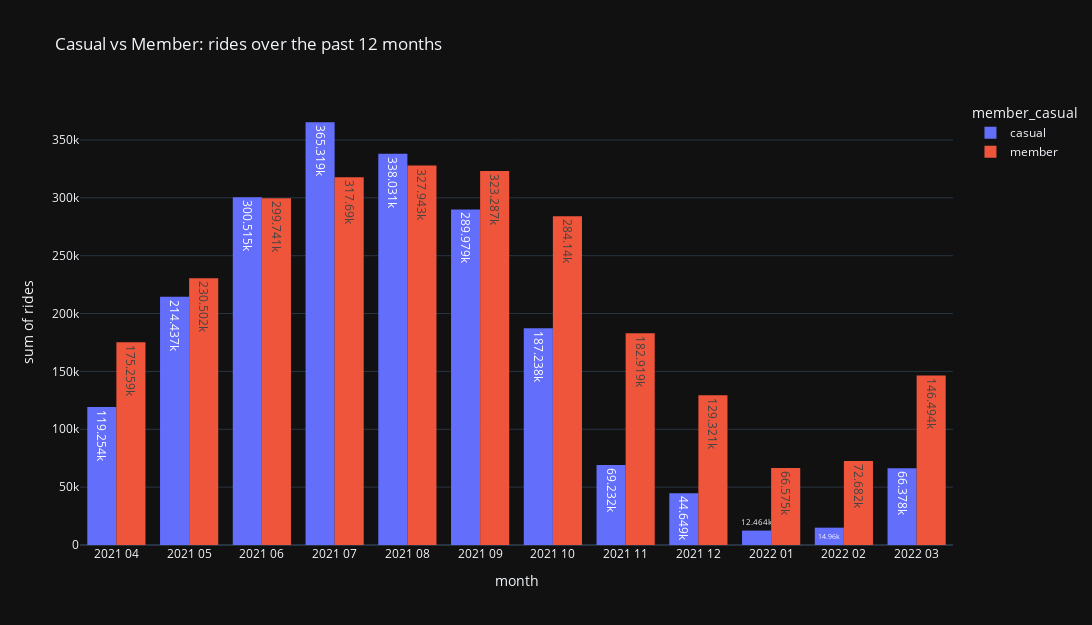
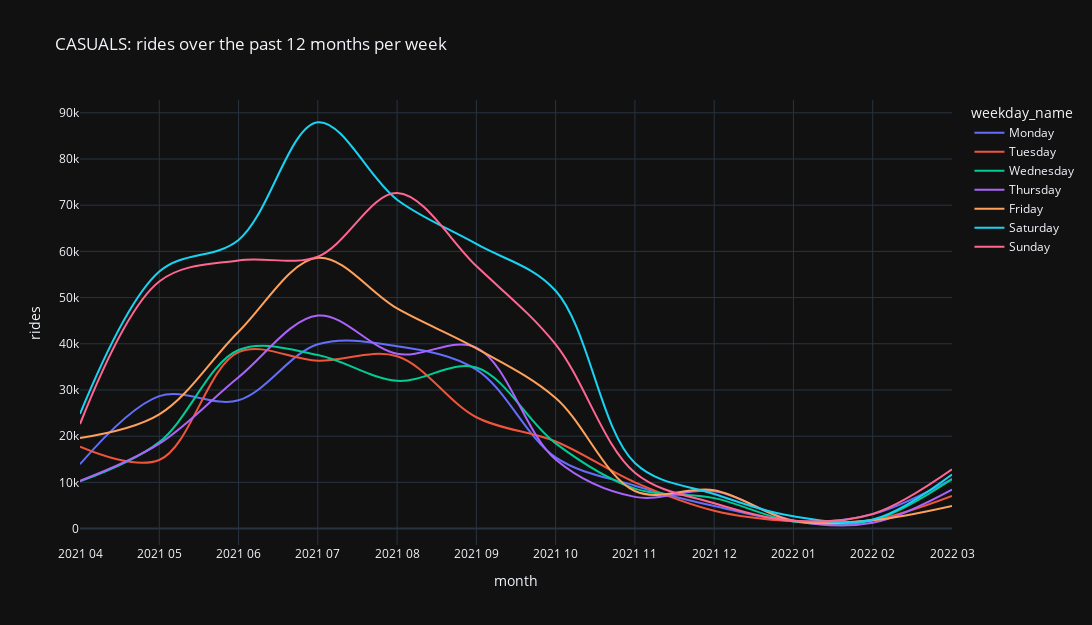

Source (notebook cell) for these figures, in order:
### Code cell
plt_ride_time1.show(), plt_ride_time2.show(), plt_ride_time3.show()

### Figure 1 — Plotly figure (JSON) as saved in the notebook; plotly's stock layout.template omitted (floating-point values rounded to 4 significant figures)
{"data": [{"alignmentgroup": "True", "bingroup": "x", "histfunc": "sum", "hovertemplate": "member_casual=casual<br>month=%{x}<br>sum of rides=%{y}<extra></extra>", "legendgroup": "casual", "marker": {"color": "#636efa", "pattern": {"shape": ""}}, "name": "casual", "offsetgroup": "casual", "orientation": "v", "showlegend": true, "texttemplate": "%{value}", "type": "histogram", "x": ["2021 04", "2021 04", "2021 04", "2021 04", "2021 04", "2021 04", "2021 04", "2021 05", "2021 05", "2021 05", "2021 05", "2021 05", "2021 05", "2021 05", "2021 06", "2021 06", "2021 06", "2021 06", "2021 06", "2021 06", "2021 06", "2021 07", "2021 07", "2021 07", "2021 07", "2021 07", "2021 07", "2021 07", "2021 08", "2021 08", "2021 08", "2021 08", "2021 08", "2021 08", "2021 08", "2021 09", "2021 09", "2021 09", "2021 09", "2021 09", "2021 09", "2021 09", "2021 10", "2021 10", "2021 10", "2021 10", "2021 10", "2021 10", "2021 10", "2021 11", "2021 11", "2021 11", "2021 11", "2021 11", "2021 11", "2021 11", "2021 12", "2021 12", "2021 12", "2021 12", "2021 12", "2021 12", "2021 12", "2022 01", "2022 01", "2022 01", "2022 01", "2022 01", "2022 01", "2022 01", "2022 02", "2022 02", "2022 02", "2022 02", "2022 02", "2022 02", "2022 02", "2022 03", "2022 03", "2022 03", "2022 03", "2022 03", "2022 03", "2022 03"], "xaxis": "x", "y": [13932, 17723, 10240, 10334, 19590, 24802, 22633, 28666, 14848, 18718, 18379, 24699, 55628, 53499, 27772, 38178, 38658, 32765, 42611, 62481, 58050, 39894, 36326, 37559, 46103, 58606, 87956, 58875, 39473, 37289, 31989, 37826, 47640, 71186, 72628, 34412, 24095, 34866, 39184, 39000, 61604, 56818, 15409, 18852, 18430, 14940, 28274, 51479, 39854, 9284, 10006, 8644, 6858, 8125, 14214, 12101, 4882, 3871, 6587, 8058, 8281, 7486, 5484, 1596, 1577, 1553, 1724, 1682, 2654, 1678, 3130, 1862, 1785, 1258, 1812, 1969, 3144, 10719, 7062, 10726, 8446, 4895, 11718, 12812], "yaxis": "y"}, {"alignmentgroup": "True", "bingroup": "x", "histfunc": "sum", "hovertemplate": "member_casual=member<br>month=%{x}<br>sum of rides=%{y}<extra></extra>", "legendgroup": "member", "marker": {"color": "#EF553B", "pattern": {"shape": ""}}, "name": "member", "offsetgroup": "member", "orientation": "v", "showlegend": true, "texttemplate": "%{value}", "type": "histogram", "x": ["2021 04", "2021 04", "2021 04", "2021 04", "2021 04", "2021 04", "2021 04", "2021 05", "2021 05", "2021 05", "2021 05", "2021 05", "2021 05", "2021 05", "2021 06", "2021 06", "2021 06", "2021 06", "2021 06", "2021 06", "2021 06", "2021 07", "2021 07", "2021 07", "2021 07", "2021 07", "2021 07", "2021 07", "2021 08", "2021 08", "2021 08", "2021 08", "2021 08", "2021 08", "2021 08", "2021 09", "2021 09", "2021 09", "2021 09", "2021 09", "2021 09", "2021 09", "2021 10", "2021 10", "2021 10", "2021 10", "2021 10", "2021 10", "2021 10", "2021 11", "2021 11", "2021 11", "2021 11", "2021 11", "2021 11", "2021 11", "2021 12", "2021 12", "2021 12", "2021 12", "2021 12", "2021 12", "2021 12", "2022 01", "2022 01", "2022 01", "2022 01", "2022 01", "2022 01", "2022 01", "2022 02", "2022 02", "2022 02", "2022 02", "2022 02", "2022 02", "2022 02", "2022 03", "2022 03", "2022 03", "2022 03", "2022 03", "2022 03", "2022 03"], "xaxis": "x", "y": [24318, 27934, 22250, 24291, 31177, 23202, 22087, 35011, 28277, 33223, 30081, 29638, 38978, 35294, 36848, 51668, 54733, 41317, 39604, 38107, 37464, 39086, 44044, 45180, 54155, 53091, 49356, 32778, 50341, 53567, 43999, 46125, 44052, 42867, 46992, 40426, 43059, 58702, 59252, 43090, 40747, 38011, 31853, 44572, 44221, 35124, 45010, 47160, 36200, 33041, 37794, 28922, 22256, 21236, 20815, 18855, 16830, 16560, 25061, 25637, 21077, 13322, 10834, 10345, 10752, 10309, 11171, 8959, 8253, 6786, 14500, 12860, 11234, 9111, 9030, 7266, 8681, 22390, 26232, 27819, 24214, 15040, 14519, 16280], "yaxis": "y"}], "layout": {"barmode": "group", "height": 625, "legend": {"title": {"text": "member_casual"}, "tracegroupgap": 0}, "title": {"text": "Casual vs Member: rides over the past 12 months"}, "width": 1500, "xaxis": {"anchor": "y", "autorange": true, "domain": [0, 1], "range": [-0.5, 11.5], "title": {"text": "month"}, "type": "category"}, "yaxis": {"anchor": "x", "autorange": true, "domain": [0, 1], "range": [0, 384500.0], "title": {"text": "sum of rides"}, "type": "linear"}}}

### Figure 2 — Plotly figure (JSON) as saved in the notebook; plotly's stock layout.template omitted (floating-point values rounded to 4 significant figures)
{"data": [{"hovertemplate": "weekday_name=Monday<br>month=%{x}<br>rides=%{y}<extra></extra>", "legendgroup": "Monday", "line": {"color": "#636efa", "dash": "solid", "shape": "spline"}, "marker": {"symbol": "circle"}, "mode": "lines", "name": "Monday", "orientation": "v", "showlegend": true, "type": "scatter", "x": ["2021 04", "2021 05", "2021 06", "2021 07", "2021 08", "2021 09", "2021 10", "2021 11", "2021 12", "2022 01", "2022 02", "2022 03"], "xaxis": "x", "y": [13932, 28666, 27772, 39894, 39473, 34412, 15409, 9284, 4882, 1596, 3130, 10719], "yaxis": "y"}, {"hovertemplate": "weekday_name=Tuesday<br>month=%{x}<br>rides=%{y}<extra></extra>", "legendgroup": "Tuesday", "line": {"color": "#EF553B", "dash": "solid", "shape": "spline"}, "marker": {"symbol": "circle"}, "mode": "lines", "name": "Tuesday", "orientation": "v", "showlegend": true, "type": "scatter", "x": ["2021 04", "2021 05", "2021 06", "2021 07", "2021 08", "2021 09", "2021 10", "2021 11", "2021 12", "2022 01", "2022 02", "2022 03"], "xaxis": "x", "y": [17723, 14848, 38178, 36326, 37289, 24095, 18852, 10006, 3871, 1577, 1862, 7062], "yaxis": "y"}, {"hovertemplate": "weekday_name=Wednesday<br>month=%{x}<br>rides=%{y}<extra></extra>", "legendgroup": "Wednesday", "line": {"color": "#00cc96", "dash": "solid", "shape": "spline"}, "marker": {"symbol": "circle"}, "mode": "lines", "name": "Wednesday", "orientation": "v", "showlegend": true, "type": "scatter", "x": ["2021 04", "2021 05", "2021 06", "2021 07", "2021 08", "2021 09", "2021 10", "2021 11", "2021 12", "2022 01", "2022 02", "2022 03"], "xaxis": "x", "y": [10240, 18718, 38658, 37559, 31989, 34866, 18430, 8644, 6587, 1553, 1785, 10726], "yaxis": "y"}, {"hovertemplate": "weekday_name=Thursday<br>month=%{x}<br>rides=%{y}<extra></extra>", "legendgroup": "Thursday", "line": {"color": "#ab63fa", "dash": "solid", "shape": "spline"}, "marker": {"symbol": "circle"}, "mode": "lines", "name": "Thursday", "orientation": "v", "showlegend": true, "type": "scatter", "x": ["2021 04", "2021 05", "2021 06", "2021 07", "2021 08", "2021 09", "2021 10", "2021 11", "2021 12", "2022 01", "2022 02", "2022 03"], "xaxis": "x", "y": [10334, 18379, 32765, 46103, 37826, 39184, 14940, 6858, 8058, 1724, 1258, 8446], "yaxis": "y"}, {"hovertemplate": "weekday_name=Friday<br>month=%{x}<br>rides=%{y}<extra></extra>", "legendgroup": "Friday", "line": {"color": "#FFA15A", "dash": "solid", "shape": "spline"}, "marker": {"symbol": "circle"}, "mode": "lines", "name": "Friday", "orientation": "v", "showlegend": true, "type": "scatter", "x": ["2021 04", "2021 05", "2021 06", "2021 07", "2021 08", "2021 09", "2021 10", "2021 11", "2021 12", "2022 01", "2022 02", "2022 03"], "xaxis": "x", "y": [19590, 24699, 42611, 58606, 47640, 39000, 28274, 8125, 8281, 1682, 1812, 4895], "yaxis": "y"}, {"hovertemplate": "weekday_name=Saturday<br>month=%{x}<br>rides=%{y}<extra></extra>", "legendgroup": "Saturday", "line": {"color": "#19d3f3", "dash": "solid", "shape": "spline"}, "marker": {"symbol": "circle"}, "mode": "lines", "name": "Saturday", "orientation": "v", "showlegend": true, "type": "scatter", "x": ["2021 04", "2021 05", "2021 06", "2021 07", "2021 08", "2021 09", "2021 10", "2021 11", "2021 12", "2022 01", "2022 02", "2022 03"], "xaxis": "x", "y": [24802, 55628, 62481, 87956, 71186, 61604, 51479, 14214, 7486, 2654, 1969, 11718], "yaxis": "y"}, {"hovertemplate": "weekday_name=Sunday<br>month=%{x}<br>rides=%{y}<extra></extra>", "legendgroup": "Sunday", "line": {"color": "#FF6692", "dash": "solid", "shape": "spline"}, "marker": {"symbol": "circle"}, "mode": "lines", "name": "Sunday", "orientation": "v", "showlegend": true, "type": "scatter", "x": ["2021 04", "2021 05", "2021 06", "2021 07", "2021 08", "2021 09", "2021 10", "2021 11", "2021 12", "2022 01", "2022 02", "2022 03"], "xaxis": "x", "y": [22633, 53499, 58050, 58875, 72628, 56818, 39854, 12101, 5484, 1678, 3144, 12812], "yaxis": "y"}], "layout": {"height": 625, "legend": {"title": {"text": "weekday_name"}, "tracegroupgap": 0}, "title": {"text": "CASUALS: rides over the past 12 months per week"}, "width": 1500, "xaxis": {"anchor": "y", "autorange": true, "domain": [0, 1], "range": [0, 11], "title": {"text": "month"}, "type": "category"}, "yaxis": {"anchor": "x", "autorange": true, "domain": [0, 1], "range": [-3559.0, 92770.0], "title": {"text": "rides"}, "type": "linear"}}}
